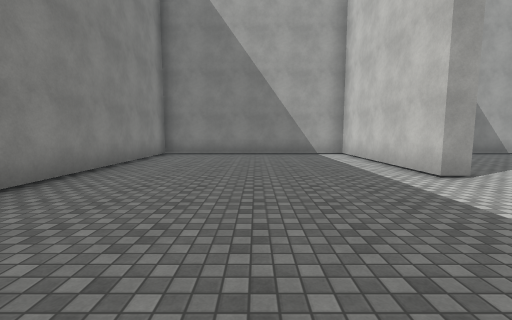
View 1 (above)

14 first-person views from a walk through a scene from a Unity 3-D project. The camera is 1.5 m above the floor, tilts 6° down and sees 90° across. The floor is counted in squares, 2 m on a side. Each view is taken from the middle of a square. On the plan, view 1 faces up. The plan holds only what a view shows up to about 9 squares ahead; the rest is blank. The place goes on beyond the plan. The player character is not drawn. Some animated figures are left out. Surface patterns are stand-ins for the level's own textures.

View 2
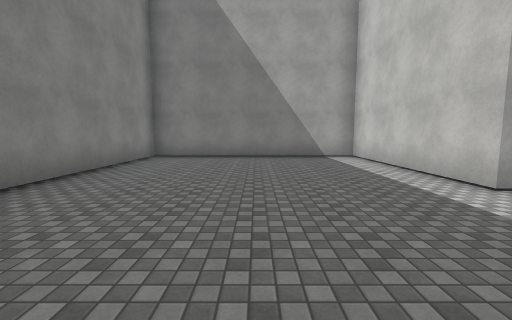

View 3
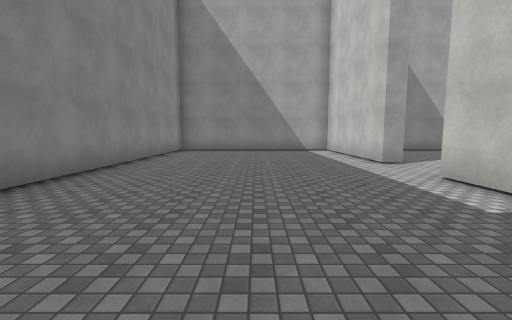

View 4
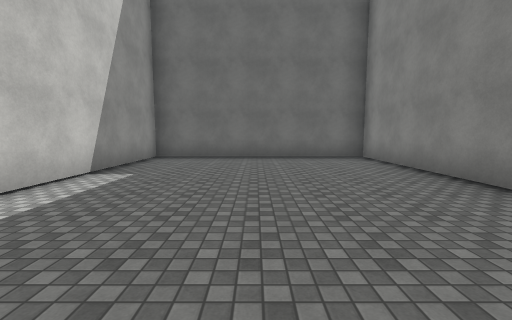

View 5
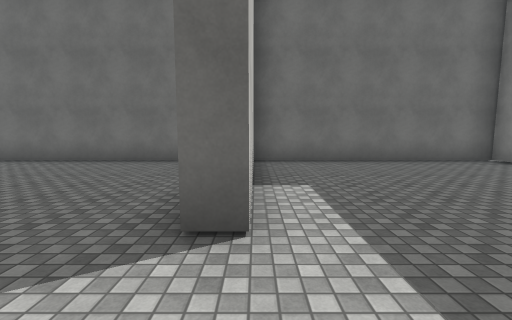

View 6
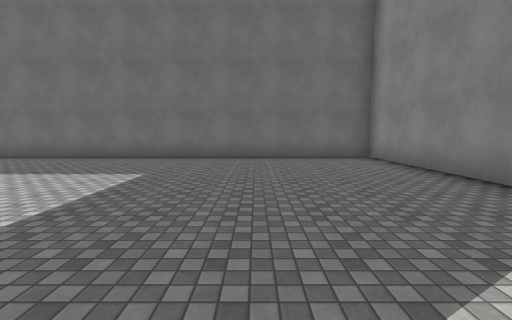

View 7
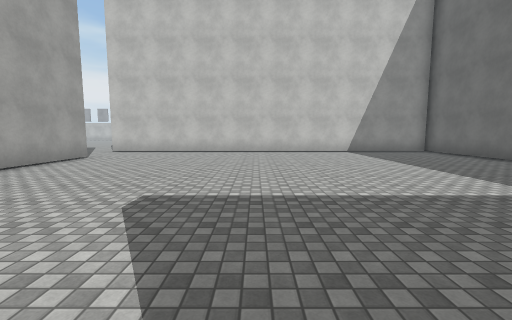

View 8
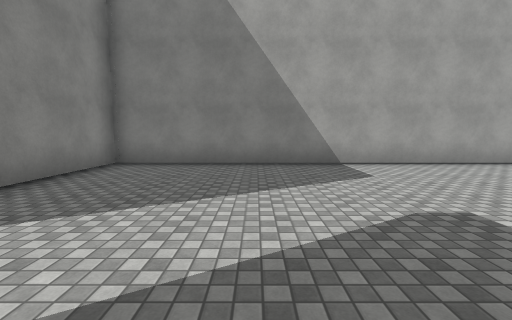

View 9
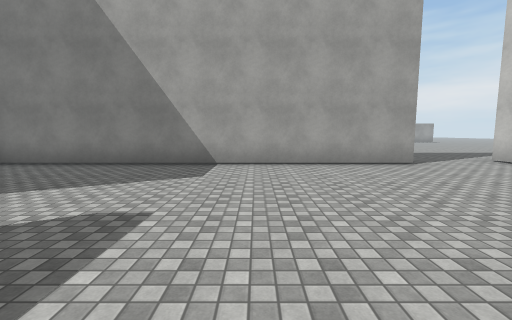

View 10
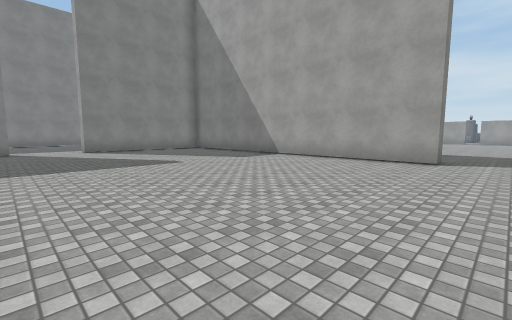

View 11
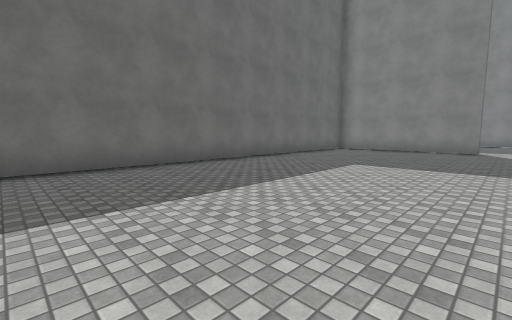

View 12
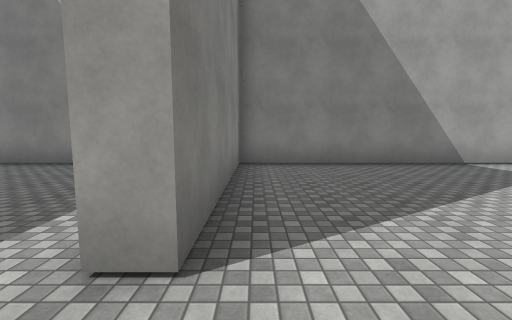

View 13
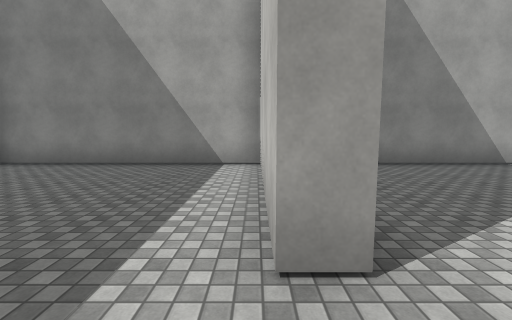

View 14
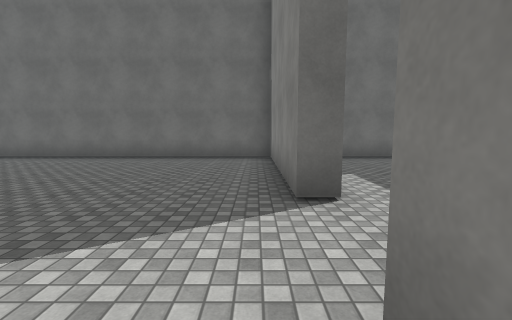

### Floor plan
Points are (right, up) in squares from view 1. A wall is a line through its corners. A room is listed if a view was taken in it or the views show most of it. See-through windows are left out.
Room 1 (views 1, 2, 3, 4)
walls: (3.1, 4.2) (3.1, 9.1) (-3.2, 9.1) (-3.2, -2.8) (3.1, -2.8) (3.1, 2.2)
ways out: opening at (3, 3.5) to room 2
Room 2 (views 5, 6, 7, 8, 9, 10, 11, 12, 13, 14)
walls: (3.1, 2.2) (3.6, 2.2) (3.6, -2.8) (15.1, -2.8); (13.8, 9.8) (13.8, 9.1) (3.6, 9.1) (3.6, 4.2) (3.1, 4.2)
ways out: opening at (3, 3.5) to room 1; opening at (14.5, 10)

Where each view was taken, in squares from view 1:
view 1: 0 up, 0 right, facing up
view 2: 1 up, 0 right, facing up
view 3: 2 down, 0 right, facing up
view 4: 5 up, 0 right, facing down
view 5: 4 up, 3 right, facing down
view 6: 5 up, 7 right, facing down
view 7: 4 up, 6 right, facing right
view 8: 3 up, 7 right, facing up
view 9: 3 up, 10 right, facing up
view 10: 2 up, 15 right, facing up-left
view 11: 3 up, 15 right, facing down-left
view 12: 3 up, 4 right, facing up
view 13: 3 up, 3 right, facing up
view 14: 5 up, 4 right, facing down
